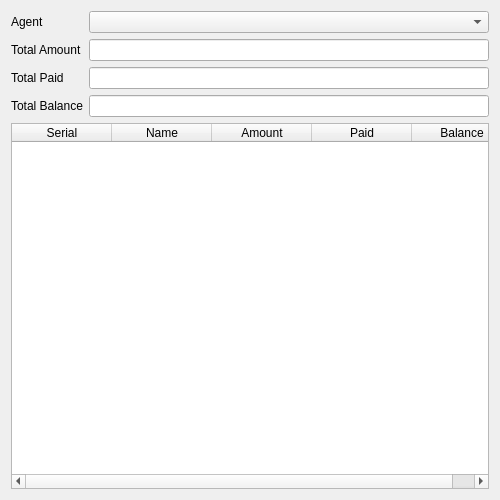
<?xml version="1.0" encoding="UTF-8"?>
<ui version="4.0">
 <class>DaybookAgentDialog</class>
 <widget class="QDialog" name="DaybookAgentDialog">
  <property name="geometry">
   <rect>
    <x>0</x>
    <y>0</y>
    <width>500</width>
    <height>500</height>
   </rect>
  </property>
  <property name="minimumSize">
   <size>
    <width>500</width>
    <height>500</height>
   </size>
  </property>
  <property name="windowTitle">
   <string>Daybook Agent</string>
  </property>
  <layout class="QGridLayout" name="gridLayout">
   <item row="0" column="0">
    <widget class="QLabel" name="label_1">
     <property name="text">
      <string>Agent</string>
     </property>
    </widget>
   </item>
   <item row="0" column="1">
    <widget class="QComboBox" name="agent_combo">
     <property name="currentIndex">
      <number>-1</number>
     </property>
    </widget>
   </item>
   <item row="1" column="0">
    <widget class="QLabel" name="label">
     <property name="text">
      <string>Total Amount</string>
     </property>
    </widget>
   </item>
   <item row="1" column="1">
    <widget class="QLineEdit" name="total_amount_edit">
     <property name="alignment">
      <set>Qt::AlignRight|Qt::AlignTrailing|Qt::AlignVCenter</set>
     </property>
     <property name="readOnly">
      <bool>true</bool>
     </property>
    </widget>
   </item>
   <item row="2" column="0">
    <widget class="QLabel" name="label_2">
     <property name="text">
      <string>Total Paid</string>
     </property>
    </widget>
   </item>
   <item row="2" column="1">
    <widget class="QLineEdit" name="total_paid_edit">
     <property name="alignment">
      <set>Qt::AlignRight|Qt::AlignTrailing|Qt::AlignVCenter</set>
     </property>
     <property name="readOnly">
      <bool>true</bool>
     </property>
    </widget>
   </item>
   <item row="3" column="0">
    <widget class="QLabel" name="label_3">
     <property name="text">
      <string>Total Balance</string>
     </property>
    </widget>
   </item>
   <item row="3" column="1">
    <widget class="QLineEdit" name="total_balance_edit">
     <property name="alignment">
      <set>Qt::AlignRight|Qt::AlignTrailing|Qt::AlignVCenter</set>
     </property>
     <property name="readOnly">
      <bool>true</bool>
     </property>
    </widget>
   </item>
   <item row="4" column="0" colspan="2">
    <widget class="QTableWidget" name="table_widget">
     <property name="sizePolicy">
      <sizepolicy hsizetype="Expanding" vsizetype="Expanding">
       <horstretch>0</horstretch>
       <verstretch>1</verstretch>
      </sizepolicy>
     </property>
     <property name="editTriggers">
      <set>QAbstractItemView::NoEditTriggers</set>
     </property>
     <property name="alternatingRowColors">
      <bool>true</bool>
     </property>
     <property name="selectionMode">
      <enum>QAbstractItemView::SingleSelection</enum>
     </property>
     <property name="selectionBehavior">
      <enum>QAbstractItemView::SelectRows</enum>
     </property>
     <property name="horizontalScrollMode">
      <enum>QAbstractItemView::ScrollPerPixel</enum>
     </property>
     <property name="gridStyle">
      <enum>Qt::SolidLine</enum>
     </property>
     <property name="sortingEnabled">
      <bool>true</bool>
     </property>
     <property name="cornerButtonEnabled">
      <bool>true</bool>
     </property>
     <property name="columnCount">
      <number>5</number>
     </property>
     <attribute name="verticalHeaderVisible">
      <bool>true</bool>
     </attribute>
     <column>
      <property name="text">
       <string>Serial</string>
      </property>
     </column>
     <column>
      <property name="text">
       <string>Name</string>
      </property>
     </column>
     <column>
      <property name="text">
       <string>Amount</string>
      </property>
     </column>
     <column>
      <property name="text">
       <string>Paid</string>
      </property>
     </column>
     <column>
      <property name="text">
       <string>Balance</string>
      </property>
     </column>
    </widget>
   </item>
  </layout>
 </widget>
 <resources/>
 <connections/>
</ui>
